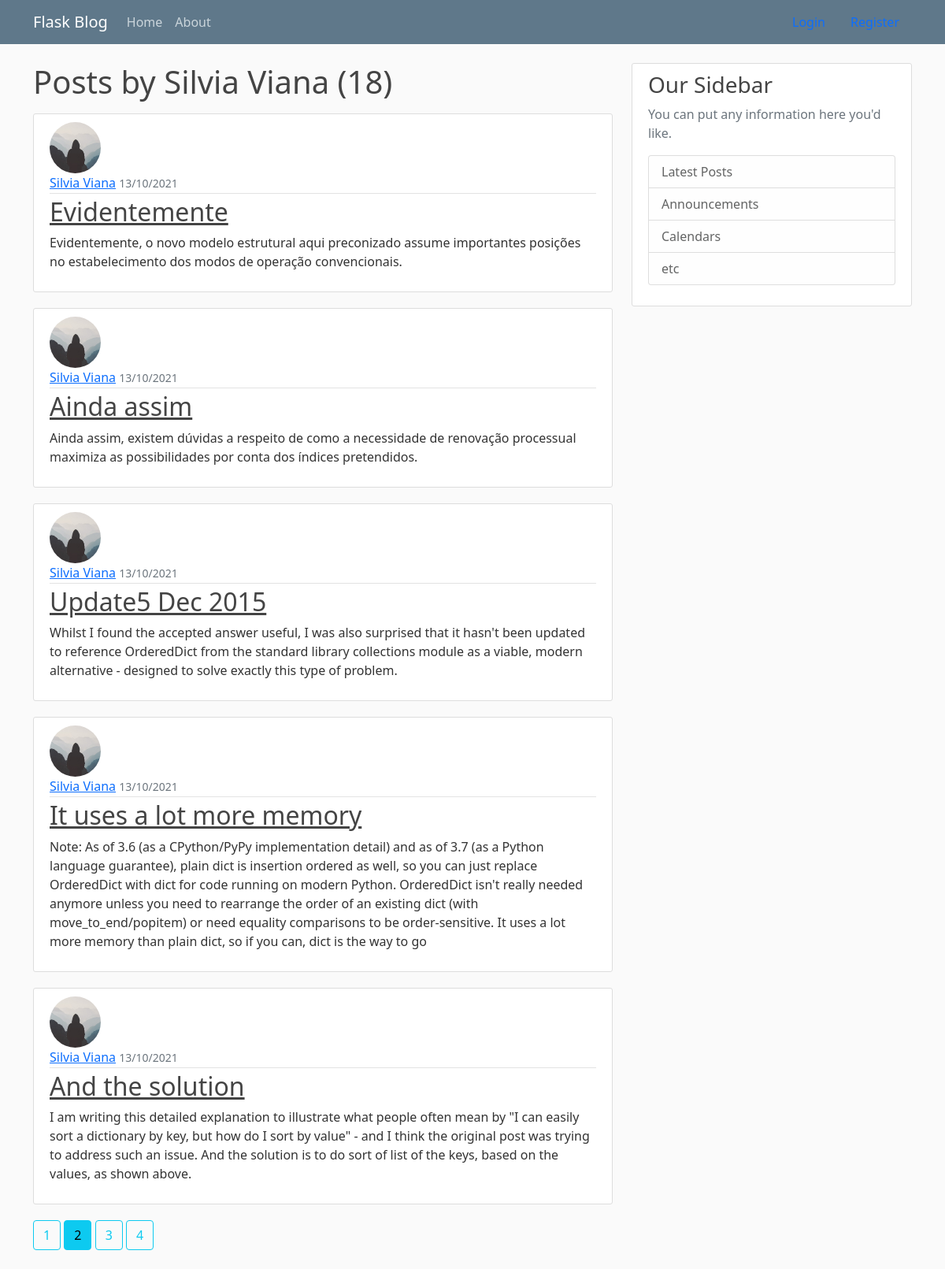
The app's page /user/Silvia Viana?page=2 with its own data.
### flaskblog/models.py (models this page shows, shortened)
class User(db.Model, UserMixin):
    id = db.Column(db.Integer, primary_key=True)
    username = db.Column(db.String(20), unique=True, nullable=False)
    email = db.Column(db.String(120), unique=True, nullable=False)
    image_file = db.Column(db.String(120), nullable=False, default='default.jpg')
    password = db.Column(db.String(60), nullable=False)
    posts = db.relationship('Post', backref='author', lazy=True)

class Post(db.Model):
    id = db.Column(db.Integer, primary_key=True)
    title = db.Column(db.String(100), nullable=False)
    date_posted = db.Column(db.DateTime, nullable=False, default=datetime.utcnow)
    content = db.Column(db.Text, nullable=False)
    user_id = db.Column(db.Integer, db.ForeignKey('user.id'), nullable=False)

### flaskblog/routes.py (the view)
@app.route("/user/<string:username>")
def user_posts(username):
    page = request.args.get('page',1, type=int)
    user = User.query.filter_by(username=username).first_or_404()
    posts = Post.query.filter_by(author=user)\
                .order_by(Post.date_posted.desc())\
                .paginate(page=page, per_page=5)
    return render_template("user_posts.html", posts=posts, user=user)

### flaskblog/templates/user_posts.html
{% extends "layout.html" %}
{% block content %}
  <h1 class="mb-3">Posts by {{ user.username }} ({{ posts.total }})</h1>
  {% for post in posts.items %}
    <article class="media content-section">
      <img class="rounded-circle article-img" src="{{ url_for('static', filename='profile_pics/' + post.author.image_file)}}" />
        <div class="media-body">
          <div class="article-metadata">
            <a class="mr-2" href="{{ url_for('user_posts', username=post.author.username)}}">{{ post.author.username }}</a>
            <small class="text-muted">{{ post.date_posted.strftime('%d/%m/%Y') }}</small>
          </div>
          <h2><a class="article-title" href="{{ url_for('post', post_id=post.id) }}">{{ post.title }}</a></h2>
          <p class="article-content">{{ post.content }}</p>
        </div>
      </article>
  {% endfor %}
  {% for page_num in posts.iter_pages(left_edge=1, right_edge=1, left_current=1, right_current=5) %}
    {% if page_num %}
        {% if posts.page == page_num %}
          <a class="btn btn-info mb-4" href="{{url_for('user_posts', username=user.username, page=page_num)}}">{{ page_num }}</a>
        {% else %}
          <a class="btn btn-outline-info mb-4" href="{{url_for('user_posts', username=user.username, page=page_num)}}">{{ page_num }}</a>
        {% endif %}
    {% else %}
    ...
    {% endif %}
  {% endfor %}
{% endblock content %}

### flaskblog/static/main.css (style rules this page uses)
body { background: #fafafa; color: #333333; margin-top: 5rem; }
h1, h2, h3, h4, h5, h6 { color: #444444; }
.content-section { background: #ffffff; padding: 10px 20px; border: 1px solid #dddddd; border-radius: 3px; margin-bottom: 20px; }
.article-title { color: #444444; }
.article-content { white-space: pre-line; }
.article-img { height: 65px; width: 65px; margin-right: 16px; }
.article-metadata { padding-bottom: 1px; margin-bottom: 4px; border-bottom: 1px solid #e3e3e3 }

### records on screen
User: username "Silvia Viana"
Post: image_file (placeholder picture), author.username "Silvia Viana", date_posted "13/10/2021", title "Evidentemente", content "Evidentemente, o novo modelo estrutural aqui preconizado assume importantes posições no estabelecimento dos modos de operação convencionais."
Post: image_file (placeholder picture), author.username "Silvia Viana", date_posted "13/10/2021", title "Ainda assim", content "Ainda assim, existem dúvidas a respeito de como a necessidade de renovação processual maximiza as possibilidades por conta dos índices pretendidos."
Post: image_file (placeholder picture), author.username "Silvia Viana", date_posted "13/10/2021", title "Update5 Dec 2015", content "Whilst I found the accepted answer useful, I was also surprised that it hasn't been updated to reference OrderedDict from the standard library collections module as a viable, modern alternative - designed to solve exactly this type of problem."
Post: image_file (placeholder picture), author.username "Silvia Viana", date_posted "13/10/2021", title "It uses a lot more memory", content "Note: As of 3.6 (as a CPython/PyPy implementation detail) and as of 3.7 (as a Python language guarantee), plain dict is insertion ordered as well, so you can just replace OrderedDict with dict for code running on modern Python. OrderedDict isn't really needed anymore unless you need to rearrange the order of an existing dict (with move_to_end/popitem) or need equality comparisons to be order-sensitive. It uses a lot more memory than plain dict, so if you can, dict is the way to go"
Post: image_file (placeholder picture), author.username "Silvia Viana", date_posted "13/10/2021", title "And the solution", content "I am writing this detailed explanation to illustrate what people often mean by \"I can easily sort a dictionary by key, but how do I sort by value\" - and I think the original post was trying to address such an issue. And the solution is to do sort of list of the keys, based on the values, as shown above."

### other values on screen
{{ posts.total }} "18"
{{ page_num }} "1" "3" "4"
{{ page_num }} "2"
